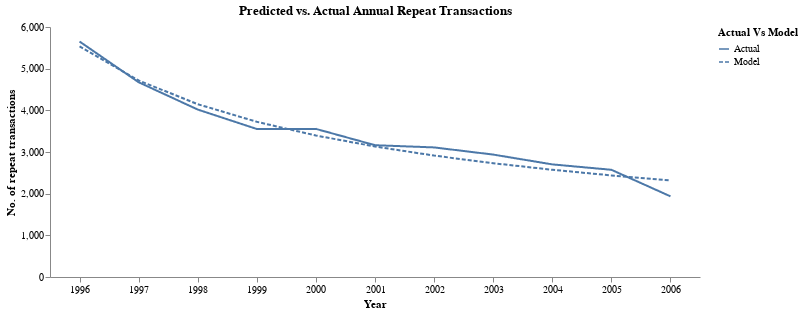

This figure's notebook cell:
### Markdown cell above
### Tracking Plots

### Code cell
act_yearly_repeat = data.data.select(pl.col('*').exclude('ID', '1995')).sum().collect().to_numpy()
act_cum_repeat = act_yearly_repeat.cumsum()

A1 = alpha / (alpha + beta)
A2 = 1/(gamma-1)
n_trans = np.arange(1, len(years))
A3 = np.exp(gammaln(delta+n_trans+1)+gammaln(gamma+delta)-gammaln(delta)-gammaln(gamma+delta+n_trans))
E_X_n = A1 * (delta*A2-A2*A3)

est_cum_repeat = np.sum(rfm_array_calib[:,3]) * E_X_n
est_yearly_repeat = np.diff(est_cum_repeat, prepend=0)

yearly_repeat = pl.DataFrame({'Year': years[1:], 'Actual': act_yearly_repeat.flatten(), 'Model': est_yearly_repeat.flatten()})
yearly_repeat = yearly_repeat.unpivot(on=['Actual', 'Model'], index='Year', variable_name='Actual Vs Model', value_name='Repeat Trans')
cum_repeat = pl.DataFrame({'Year': years[1:], 'Actual': act_cum_repeat.flatten(), 'Model': est_cum_repeat.flatten()})
cum_repeat = cum_repeat.unpivot(on=['Actual', 'Model'], index='Year', variable_name='Actual Vs Model', value_name='Repeat Trans')

(
    alt.Chart(yearly_repeat).mark_line().encode(
        x=alt.X('Year', axis=alt.Axis(labelAngle=0)),
        y=alt.Y('Repeat Trans', title='No. of repeat transactions'),
        strokeDash='Actual Vs Model'
    ).properties(
            width=650,
            height=250,
            title='Predicted vs. Actual Annual Repeat Transactions'
    ).configure_view(stroke=None).configure_axisY(grid=False).configure_axisX(grid=False)  
)

### Figure 1 — Vega-Lite specification as saved in the notebook (floating-point values rounded to 4 significant figures)
{"$schema": "https://vega.github.io/schema/vega-lite/v5.20.1.json", "config": {"axisX": {"grid": false}, "axisY": {"grid": false}, "view": {"continuousHeight": 300, "continuousWidth": 300, "stroke": null}}, "data": {"name": "data-83938157dbe5c839c8e12d7c7e3608be"}, "datasets": {"data-83938157dbe5c839c8e12d7c7e3608be": [{"Actual Vs Model": "Actual", "Repeat Trans": 5652, "Year": "1996"}, {"Actual Vs Model": "Actual", "Repeat Trans": 4674, "Year": "1997"}, {"Actual Vs Model": "Actual", "Repeat Trans": 4019, "Year": "1998"}, {"Actual Vs Model": "Actual", "Repeat Trans": 3552, "Year": "1999"}, {"Actual Vs Model": "Actual", "Repeat Trans": 3555, "Year": "2000"}, {"Actual Vs Model": "Actual", "Repeat Trans": 3163, "Year": "2001"}, {"Actual Vs Model": "Actual", "Repeat Trans": 3110, "Year": "2002"}, {"Actual Vs Model": "Actual", "Repeat Trans": 2938, "Year": "2003"}, {"Actual Vs Model": "Actual", "Repeat Trans": 2703, "Year": "2004"}, {"Actual Vs Model": "Actual", "Repeat Trans": 2573, "Year": "2005"}, {"Actual Vs Model": "Actual", "Repeat Trans": 1936, "Year": "2006"}, {"Actual Vs Model": "Model", "Repeat Trans": 5536.0, "Year": "1996"}, {"Actual Vs Model": "Model", "Repeat Trans": 4717.0, "Year": "1997"}, {"Actual Vs Model": "Model", "Repeat Trans": 4148.0, "Year": "1998"}, {"Actual Vs Model": "Model", "Repeat Trans": 3725.0, "Year": "1999"}, {"Actual Vs Model": "Model", "Repeat Trans": 3396.0, "Year": "2000"}, {"Actual Vs Model": "Model", "Repeat Trans": 3132.0, "Year": "2001"}, {"Actual Vs Model": "Model", "Repeat Trans": 2914.0, "Year": "2002"}, {"Actual Vs Model": "Model", "Repeat Trans": 2731.0, "Year": "2003"}, {"Actual Vs Model": "Model", "Repeat Trans": 2574.0, "Year": "2004"}, {"Actual Vs Model": "Model", "Repeat Trans": 2438.0, "Year": "2005"}, {"Actual Vs Model": "Model", "Repeat Trans": 2319.0, "Year": "2006"}]}, "encoding": {"strokeDash": {"field": "Actual Vs Model", "type": "nominal"}, "x": {"axis": {"labelAngle": 0}, "field": "Year", "type": "nominal"}, "y": {"field": "Repeat Trans", "title": "No. of repeat transactions", "type": "quantitative"}}, "height": 250, "mark": {"type": "line"}, "title": "Predicted vs. Actual Annual Repeat Transactions", "width": 650}
